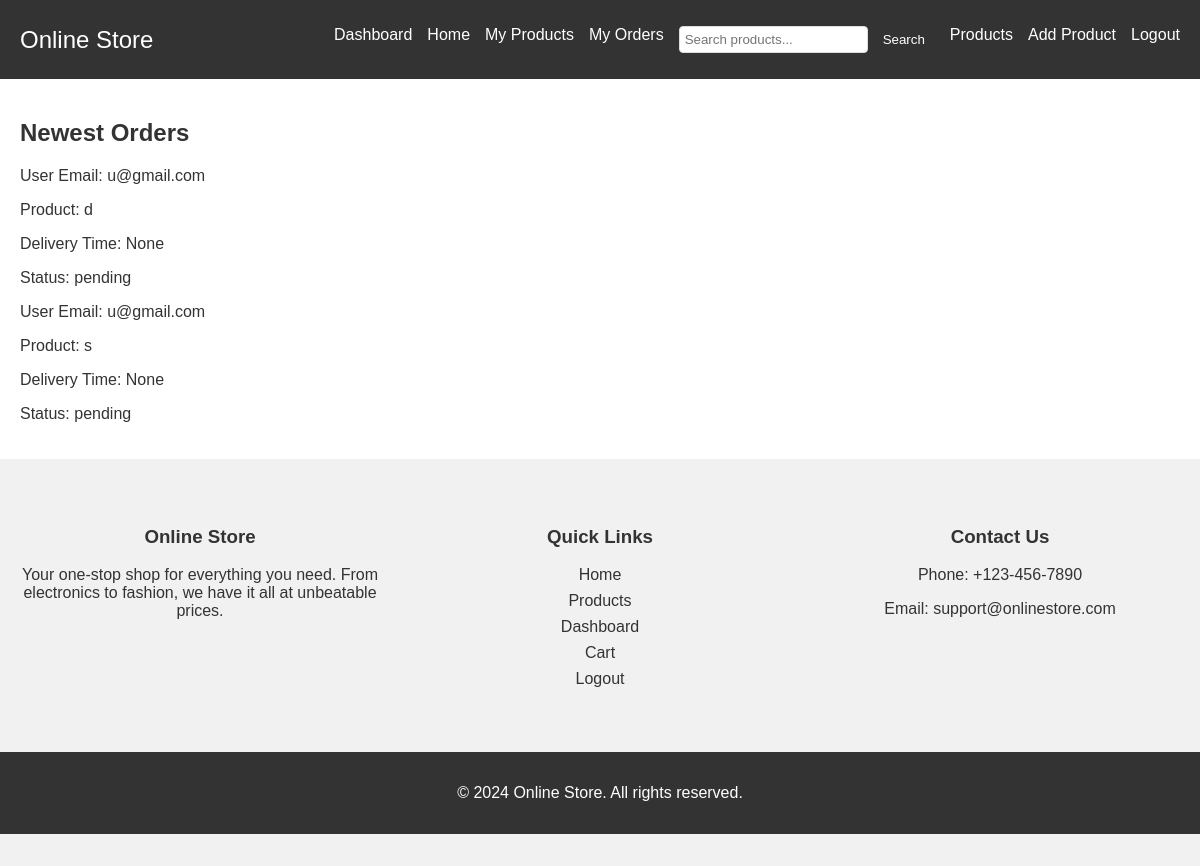
Page /dashboard (signed in) on the earlier database version.
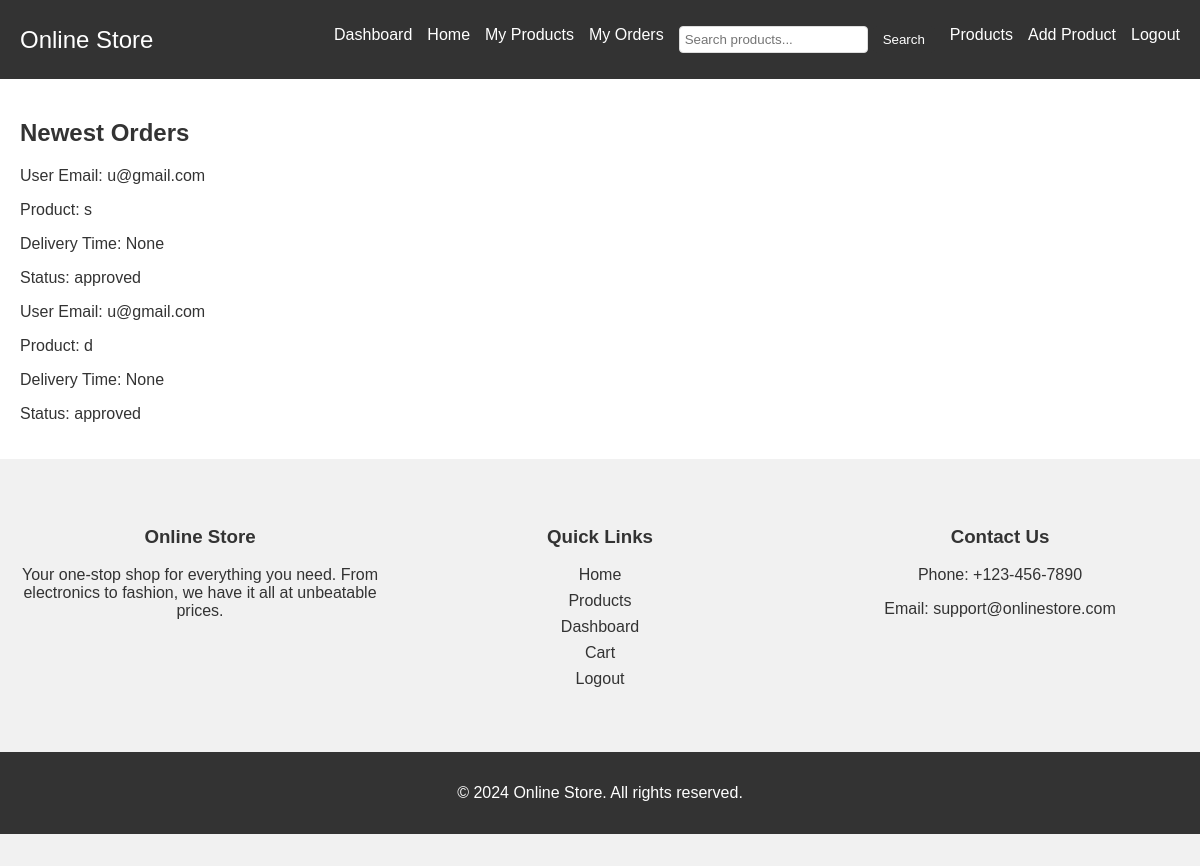
Same page on the later database version.
### models.py (models this page shows, shortened)
class Order(db.Model):
    id = db.Column(db.Integer, primary_key=True)
    user_id = db.Column(db.Integer, db.ForeignKey('user.id'), nullable=False)
    product_id = db.Column(db.Integer, db.ForeignKey('product.id'), nullable=False)
    seller_id = db.Column(db.Integer, db.ForeignKey('seller.id'), nullable=False)
    date = db.Column(db.DateTime, nullable=False, default=datetime.utcnow)
    delivery_time = db.Column(db.DateTime, nullable=True)
    status = db.Column(db.String(50), nullable=False, default="pending")
    user_email = db.Column(db.String(100), nullable=False)
    location = db.Column(db.String(255), nullable=False)
    payment_method = db.Column(db.String(50), nullable=False)

class Product(db.Model):
    id = db.Column(db.Integer, primary_key=True)
    name = db.Column(db.String(100), nullable=False)
    price = db.Column(db.Float, nullable=False)
    stock = db.Column(db.Integer, nullable=False)
    color = db.Column(db.String(1000))
    category = db.Column(db.String(100), nullable=False)
    image1 = db.Column(db.String(120), nullable=True)
    image2 = db.Column(db.String(120), nullable=True)
    image3 = db.Column(db.String(120), nullable=True)
    image4 = db.Column(db.String(120), nullable=True)
    user_id = db.Column(db.Integer, db.ForeignKey('user.id'), nullable=False)
    seller_id = db.Column(db.Integer, db.ForeignKey('seller.id'), nullable=False)
    orders = db.relationship('Order', backref='product', lazy=True)
    authenticated = db.Column(db.Boolean, default=False)

### main.py (the view)
@app.route("/dashboard")
@login_required
def dashboard():
    if current_user.role == "admin":
        return render_template("admin_dashboard.html")
    elif current_user.role == "seller":
        seller = Seller.query.filter_by(email=current_user.email).first()
        if seller and seller.authenticated:
            orders = Order.query.filter_by(seller_id=current_user.id).order_by(Order.date.desc()).all()
            return render_template('seller_dashboard.html', orders=orders)
        else:
            return redirect(url_for('pending'))
    if current_user.role == "user":
        categories = Category.query.all()
        return render_template('user_dashboard.html', categories=categories)
    else:
        return redirect(url_for('home'))

### main.py (called while the page is built)
@login_manager.user_loader
def load_user(user_id):
    return User.query.get(int(user_id))

### templates/seller_dashboard.html
{% extends "seller_base.html" %}
{% block content %}
<div class="container">
    <h2>Newest Orders</h2>
    <div class="orders-container">
        {% for order in orders %}
        <div class="order-box">
            <p>User Email: {{ order.user_email }}</p>
            <p>Product: {{ order.product.name }}</p>
            <p>Delivery Time: {{ order.delivery_time }}</p>
            <p>Status: {{ order.status }}</p>
        </div>
        {% endfor %}
    </div>
</div>
{% endblock %}

### templates/seller_base.html (shortened to what this page needs)
<!DOCTYPE html>
<html lang="en">
<head>
</head>
<body>
    <header>
        <nav class="navbar">
            <div class="navbar-container">
                <a href="{{ url_for('home') }}" class="navbar-brand">Online Store</a>
                <ul class="navbar-nav">
                    <li><a href="/dashboard" class="nav-link">Dashboard</a></li>
                    <li><a href="/home" class="nav-link">Home</a></li>
                    <li><a href="/my_products" class="nav-link">My Products</a></li>
                    <li><a href="/my_orders" class="nav-link">My Orders</a></li>
                    <li>
                        <form action="/search" method="get" class="search-form">
                            <input type="text" name="q" placeholder="Search products...">
                            <button type="submit"> Search</button>
                        </form>
                    </li>
                    <li><a href="/product_categories" class="nav-link">Products</a></li>
                    <li><a href="/add_product" class="nav-link">Add Product</a></li>
                    <li><a href="/logout" class="nav-link">Logout</a></li>
                </ul>
            </div>
        </nav>
    </header>
    <main>
        {% block content %}
        {% endblock %}
    </main>
    <footer>
        <div class="container">
            <div class="footer-section">
                <h3>Online Store</h3>
                <p>Your one-stop shop for everything you need. From electronics to fashion, we have it all at unbeatable prices.</p>
            </div>
            <div class="footer-section">
                <h3>Quick Links</h3>
                <ul>
                    <li><a href="/home">Home</a></li>
                    <li><a href="/products">Products</a></li>
                    {% if current_user.is_authenticated %}
                    <li><a href="/dashboard">Dashboard</a></li>
                    <li><a href="/cart">Cart</a></li>
                    <li><a href="/logout">Logout</a></li>
                    {% else %}
                    <li><a href="/login">Login</a></li>
                    <li><a href="/register">Register</a></li>
                    {% endif %}
                </ul>
            </div>
            <div class="footer-section">
                <h3>Contact Us</h3>
                <p>Phone: +123-456-7890</p>
                <p>Email: support@onlinestore.com</p>
            </div>
        </div>
        <div class="footer-bottom">
            <p>&copy; 2024 Online Store. All rights reserved.</p>
        </div>
    </footer>
</body>
</html>

### templates/seller_base.html (style rules this page uses)
body { font-family: Arial, sans-serif; margin: 0; padding: 0; color: #333; }
header { background-color: #333; color: white; }
.navbar { background-color: #333; color: white; padding: 10px 0; }
.navbar-container { display: flex; justify-content: space-between; align-items: center; padding: 0 20px; }
.navbar-brand { color: white; text-decoration: none; font-size: 24px; }
.navbar-nav { list-style: none; display: flex; gap: 15px; }
.nav-link { color: white; text-decoration: none; }
footer { background: #f1f1f1; padding: 2em 0; text-align: center; margin-top: auto; }
footer .container { display: flex; justify-content: space-around; flex-wrap: wrap; }
footer .footer-section { flex: 1; min-width: 200px; margin: 1em 0; }
footer .footer-section h3 { margin-bottom: 1em; }
footer .footer-section ul { list-style: none; padding: 0; }
footer .footer-section ul li { margin: 0.5em 0; }
footer .footer-section ul li a { text-decoration: none; color: #333; }
.footer-bottom { background: #333; color: white; padding: 1em 0; margin-top: 2em; }
.search-form { display: flex; }
.search-form input[type="text"] { padding: 5px; border: 1px solid #ddd; border-radius: 4px; margin-right: 5px; }
.search-form button { background-color: #333; color: white; border: none; padding: 5px 10px; border-radius: 4px; cursor: pointer; }
main { padding: 20px; }

Differences in the rows shown:
changed Order (number 1 of 2 on the later page): status "pending" → "approved"; moves up the list
changed Order (number 2 of 2 on the later page): status "pending" → "approved"
